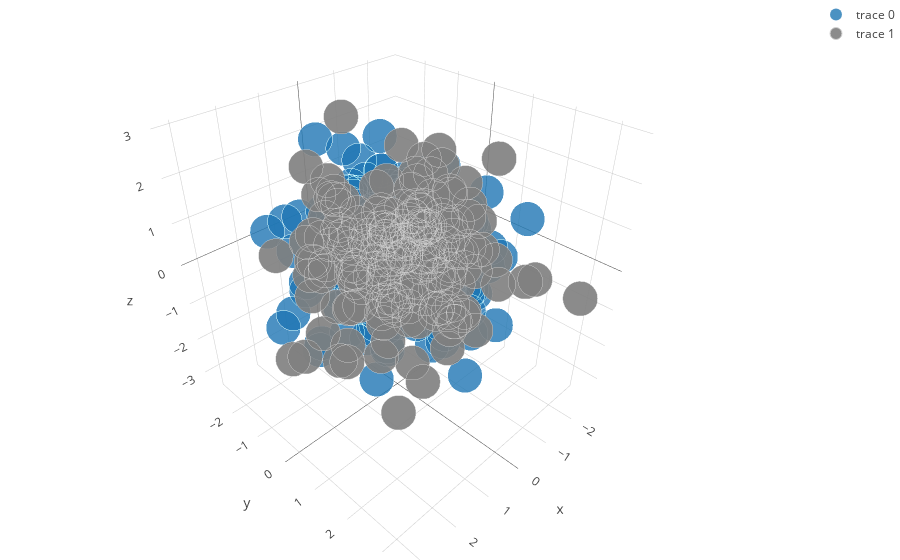

The notebook cell saved with this chart:
### Code cell
x, y, z = np.random.multivariate_normal(np.array([0,0,0]), np.eye(3), 200).transpose()
trace1 = go.Scatter3d(
    x=x,
    y=y,
    z=z,
    mode='markers',
    marker=dict(
        size=12,
        line=dict(
            color='rgba(217, 217, 217, 0.14)',
            width=0.5
        ),
        opacity=0.8
    )
)

x2, y2, z2 = np.random.multivariate_normal(np.array([0,0,0]), np.eye(3), 200).transpose()
trace2 = go.Scatter3d(
    x=x2,
    y=y2,
    z=z2,
    mode='markers',
    marker=dict(
        color='rgb(127, 127, 127)',
        size=12,
        symbol='circle',
        line=dict(
            color='rgb(204, 204, 204)',
            width=1
        ),
        opacity=0.9
    )
)
data = [trace1, trace2]
layout = go.Layout(
    margin=dict(
        l=0,
        r=0,
        b=0,
        t=0
    )
)
fig = go.Figure(data=data, layout=layout)
iplot(fig, filename='simple-3d-scatter')

### Figure 1 — Plotly figure (JSON) as saved in the notebook; plotly's stock layout.template omitted (floating-point values rounded to 4 significant figures; data arrays with more than 128 entries replaced by an {"elided": "..."} marker saying what was removed)
{"data": [{"marker": {"line": {"color": "rgba(217, 217, 217, 0.14)", "width": 0.5}, "opacity": 0.8, "size": 12}, "mode": "markers", "type": "scatter3d", "uid": "7946b56f-ae0a-4890-aeb3-fc4c69363dbf", "x": {"elided": "200 float values"}, "y": {"elided": "200 float values"}, "z": {"elided": "200 float values"}}, {"marker": {"color": "rgb(127, 127, 127)", "line": {"color": "rgb(204, 204, 204)", "width": 1}, "opacity": 0.9, "size": 12, "symbol": "circle"}, "mode": "markers", "type": "scatter3d", "uid": "fbf51f00-2ab8-4ce3-8390-42fee8851385", "x": {"elided": "200 float values"}, "y": {"elided": "200 float values"}, "z": {"elided": "200 float values"}}], "layout": {"margin": {"b": 0, "l": 0, "r": 0, "t": 0}}}
